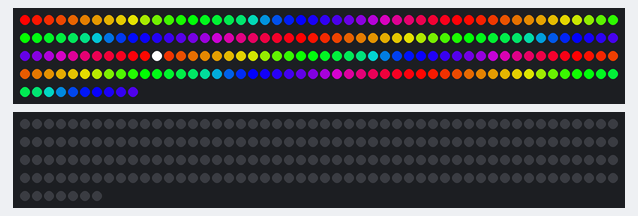
Bench run of a sketch on a simulated Arduino Uno, built with avr-gcc and run on an emulated ATmega328P. On the bench: 210 RGB LEDs in strip order, left to right, continuing on the next row, 207 RGB LEDs in strip order, left to right, continuing on the next row. Dim RGB values are drawn brighter than linear; random numbers use the default seed unless the sketch sets one.

Above: at 3.2 s.
At 8.64 s:
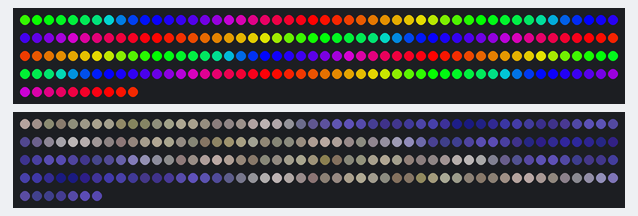
At 14.47 s:
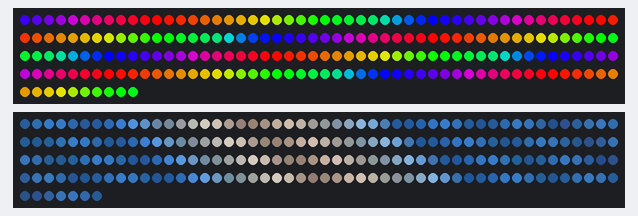
At 17.25 s:
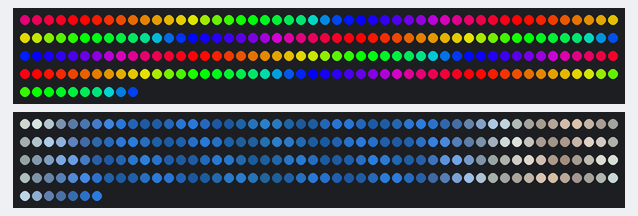
At 25.23 s:
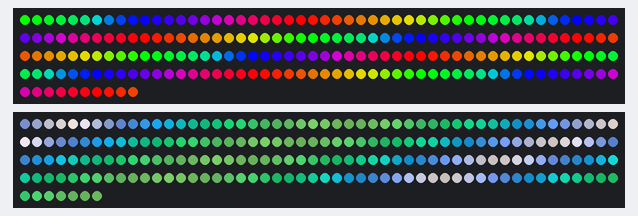
At 38.36 s:
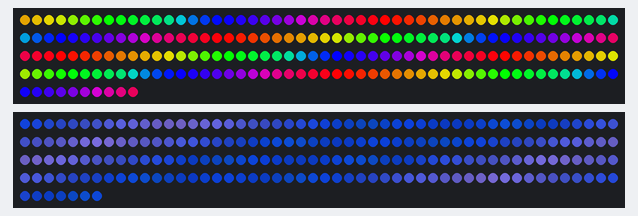

The sketch:

TestLEDLocation.ino
```cpp
#include "LedStrip.h"
#include "PaletteDefinitions.h"

#define SECONDS_PER_PALETTE 10

extern const TProgmemRGBGradientPalettePtr gGradientPalettes[];
extern const uint8_t gGradientPaletteCount;

uint8_t gCurrentPaletteNumber = 0;

CRGBPalette16 gCurrentPalette( CRGB::Black);
CRGBPalette16 gTargetPalette( gGradientPalettes[0] );

LedStrip topStrip(210, 3);
LedStrip bottomStrip(207, 5);

void setup() {
	delay(3000);
}

void loop()
{
	EVERY_N_SECONDS( SECONDS_PER_PALETTE ) {
		gCurrentPaletteNumber = addmod8( gCurrentPaletteNumber, 1, gGradientPaletteCount);
		gTargetPalette = gGradientPalettes[ gCurrentPaletteNumber ];
	}

	EVERY_N_MILLISECONDS(40) {
		nblendPaletteTowardPalette( gCurrentPalette, gTargetPalette, 16);
	}

	topStrip.RainbowWithGlitter();
	bottomStrip.ColorWaves(gCurrentPalette);
}

const TProgmemRGBGradientPalettePtr gGradientPalettes[] = {
	shyviolet_gp,
	snodraegon_gp,
	spellbound_gp,
	springbird_gp,
	tashangel_gp,
	titannightfall_gp,
	trove_gp,
	beautifuldreams_gp,
	aquamarinemermaid_gp,
	butterflytalker_gp,
	carousel_gp,
	cloud_gp,
	fairygarden_gp,
	hangonfatboy_gp,
	liahlah2_gp,
	mistressnight_gp,
	otis_gp,
	pinkchampagne_gp,
	pinkfairyrose_gp,
	purplefly_gp,
	Sunset_Real_gp,
	es_rivendell_15_gp,
	es_ocean_breeze_036_gp,
	rgi_15_gp,
	retro2_16_gp,
	Analogous_1_gp,
	es_pinksplash_08_gp,
	Coral_reef_gp,
	es_ocean_breeze_068_gp,
	es_pinksplash_07_gp,
	es_vintage_01_gp,
	departure_gp,
	es_landscape_64_gp,
	es_landscape_33_gp,
	rainbowsherbet_gp,
	gr65_hult_gp,
	gr64_hult_gp,
	GMT_drywet_gp,
	ib_jul01_gp,
	es_vintage_57_gp,
	ib15_gp,
	Fuschia_7_gp,
	es_emerald_dragon_08_gp,
	lava_gp,
	fire_gp,
	Colorfull_gp,
	Magenta_Evening_gp,
	Pink_Purple_gp,
	es_autumn_19_gp,
	BlacK_Blue_Magenta_White_gp,
	BlacK_Magenta_Red_gp,
	BlacK_Red_Magenta_Yellow_gp,
	Blue_Cyan_Yellow_gp
};

const uint8_t gGradientPaletteCount = sizeof( gGradientPalettes) / sizeof( TProgmemRGBGradientPalettePtr );
```
